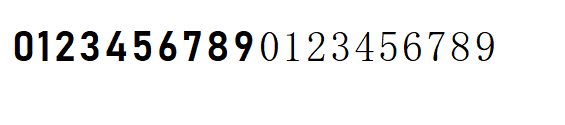
//> input picture 印刷体数字识别/model.png, 565 x 125 px
$ ./main   (built with g++ and OpenCV 4)
//> lines starting //> are read from the running program, lines starting //| are printed output that depends on the picture; after the words box and inside, x2 and y2 are one past the last pixel; in counts of white or black regions, pixels touching at a corner belong together; pictures that were not available may be replaced by others from this repository, and a replacement may not be noted
### 印刷体数字识别/picture.h
#pragma once
#include "model.h"

Mat getPicture();
void mouse_callback(int event, int x, int y, int, void*);

### 印刷体数字识别/model.h
#pragma once
#include <iostream>
#include <opencv2/core/core.hpp>
#include <opencv2/highgui/highgui.hpp>
#include <opencv2/imgproc/imgproc.hpp>
using namespace std;
using namespace cv;

void paintGrey(Mat &src, Mat &dst);
void towNum(Mat &src, Mat &dst, int thresh, int maxVul, bool flag = 0);
void makeModel();
int cutLeft(Mat& src, Mat& leftImg, Mat& rightImg);
int getColSum(Mat src, int col);
void cutTop(Mat& src, Mat& dstImg);
int getRowSum(Mat src, int row);

### 印刷体数字识别/picture.cpp
#include "picture.h"
#include "opencv.hpp"
#include <iostream>
using  namespace std;
using namespace cv;
// 全局变量
// 鼠标按键标志
bool ldown = false, lup = false;
// 原始图像
Mat src;
// 矩形起始点和终点坐标
Point corner1, corner2;
// 感兴趣区域
Rect box;
// 剪切后的图
Mat crop;
// 采集图像
Mat getPicture()
{

	int c;

	VideoCapture capture("“http://账号：密码@广域网IP：端口号”");//调用摄像头
	while (true)
	{
		capture.read(src);
		imshow("origion", src);
		c = waitKey(30);//延时
		if (c == 13)
		{
			capture.release();
			break;
		}
	}
	// [14 lines of commented-out code are left out]
	imshow("t", src);
	// 设置鼠标事件回调函数
	setMouseCallback("t", mouse_callback);
	while (char(waitKey(1)) != 13)
	{
	}
	paintGrey(crop, crop);
	towNum(crop, crop, 150, 255, 0);
	return crop;
}

// 鼠标事件回调函数
// [60 lines left out: function mouse_callback, not called in this run]

### 印刷体数字识别/model.cpp
#include "model.h"

//用于模板建立
void makeModel()
{
	//Mat src = imread("model.png", CV_LOAD_IMAGE_GRAYSCALE);
	//threshold(src, src, 100, 255, CV_THRESH_BINARY_INV);	// 二值化
	Mat src = imread("model.png");//读取模板
	paintGrey(src, src);//对模板进行灰度化处理
	//imshow("grey", src);
	towNum(src, src, 150, 255, 0);//二值化
	//imshow("tow", src);//显示图像
	imwrite("tow.jpg", src);
	for (int i = 0; i <20; i++)
	{
		char fileName[21];
		Mat rImg, dst;
		cutLeft(src, dst, rImg);
		sprintf_s(fileName, "%d.png", i);//生成0~19.png
		imwrite(fileName, dst);//
		src = rImg;
	}
}

// 二值化
void towNum(Mat &src, Mat &dst, int thresh, int maxVul, bool flag)
{
	Mat tmp = Mat(src.size(), CV_8U);//获取大小
	for (int i = 0; i < src.rows; i++)//行
	{
		for (int j = 0; j < src.cols; j++)//列
		{
			uchar num = src.at<uchar>(i, j);
			if (flag == 0)
			{
				if (num <= thresh)
					tmp.at<uchar>(i, j) = 255;
				else
					tmp.at<uchar>(i, j) = 0;
			}
			else
			{
				if (num <= thresh)
					tmp.at<uchar>(i, j) = 0;
				else
					tmp.at<uchar>(i, j) = 255;
			}
		}
	}
	dst = tmp;
}

// 灰度转换
void paintGrey(Mat &src, Mat &dst)
{
	Mat temp = Mat(src.size(), CV_8U);
	int row = src.rows;
	int col = src.cols;
	for (int i = 0; i < row; i++)
	{
		for (int j = 0; j < col; j++)
		{
			uchar b = src.at<Vec3b>(i, j)[0] * 0.144;
			uchar g = src.at<Vec3b>(i, j)[1] * 0.587;
			uchar r = src.at<Vec3b>(i, j)[2] * 0.299;
			temp.at<uchar>(i, j) = saturate_cast<uchar>(b + g + r);
			//防止溢出
			if ((b + g + r) > 255)
				temp.at<uchar>(i, j) = 255;
			else
				temp.at<uchar>(i, j) = b + g + r;
		}
	}
	dst = temp;
}

//切掉左右边空白和数字切割//行
int cutLeft(Mat& src, Mat& leftImg, Mat& rightImg)
{
	int left, right;
	left = 0;
	right = src.cols;//；列

	int i;
	for (i = 0; i < src.cols; i++)
	{
		int colValue = getColSum(src, i);
		if (colValue > 0)
		{
			left = i;
			break;
		}
	}
	if (left == 0)
		return 1;
	for (; i < src.cols; i++)
	{
		int colValue = getColSum(src, i);
		if (colValue == 0)
		{
			right = i;
			break;
		}
	}
	int width = right - left;
	Rect rect(left, 0, width, src.rows);
	leftImg = src(rect).clone();//

	Rect rectRight(right, 0, src.cols - right, src.rows);//下x，y坐标长宽
	rightImg = src(rectRight).clone();

	cutTop(leftImg, leftImg);
	return 0;
}

//统计所有列的二值总和
int getColSum(Mat src, int col)
{
	int sum = 0;
	int height = src.rows;
	int width = src.cols;
	for (int i = 0; i < height; i++)
	{
		sum = sum + src.at<uchar>(i, col);
	}
	return sum;
}

//切掉图片的上下空白
void cutTop(Mat& src, Mat& dstImg)
{
	int top, bottom;
	top = 0;
	bottom = src.rows;

	int i;
	for (i = 0; i < src.rows; i++)
	{
		int colValue = getRowSum(src, i);
		if (colValue > 0)
		{
			top = i;//统计高度
			break;
		}
	}
	for (; i < src.rows; i++)
	{
		int colValue = getRowSum(src, i);
		if (colValue == 0)
		{
			bottom = i;
			break;
		}
	}
	int height = bottom - top;
	Rect rect(0, top, src.cols, height);
	dstImg = src(rect).clone();
}

int getRowSum(Mat src, int row)//统计所有行的总和
{
	int sum = 0;
	int height = src.rows;
	int width = src.cols;
	for (int i = 0; i < width; i++)
	{
		sum = sum + src.at<uchar>(row, i);
	}
	return sum;
}

### main.cpp
#include "model.h"
#include "picture.h"
extern Mat crop;
// [83 lines left out: functions getPXSum, my_abs, getSubtract, not called in this run]

int main()
{
	// 建模板
	makeModel();
//> in makeModel, src is the input picture: 125 rows x 565 cols, CV_8UC3; mean B, G, R 240.4, 240.4, 240.4
//> after the loop in paintGrey, `for (int i = 0; i < row; i++)`:
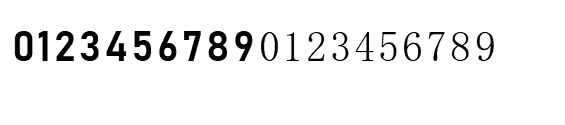
//> temp: 125 rows x 565 cols, CV_8UC1; min 0, max 255, mean 240.5
//> after the loop in towNum, `for (int i = 0; i < src.rows; i++)`:
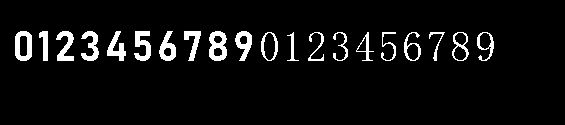
//> tmp: 125 rows x 565 cols, CV_8UC1; 5.9% white; 20 white regions, largest, box (x1, y1, x2, y2) and area: (209, 31, 227, 61) 354, (15, 31, 32, 61) 328, (134, 31, 151, 61) 304
//> the loop in makeModel, `for (int i = 0; i <20; i++)` made 20 passes
//> pass 1, in cutLeft, `rightImg = src(rectRight).clone();`:
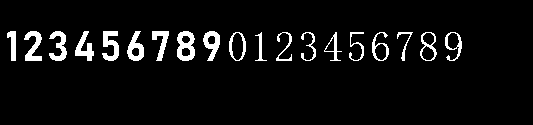
//> rightImg: 125 rows x 533 cols, CV_8UC1; 5.7% white; 19 white regions, largest, box (x1, y1, x2, y2) and area: (177, 31, 195, 61) 354, (102, 31, 119, 61) 304, (24, 31, 42, 61) 287
//> pass 2, in cutLeft (call 2), `rightImg = src(rectRight).clone();`:
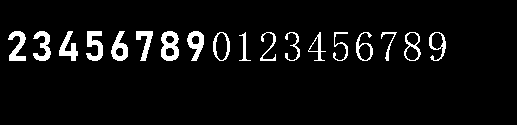
//> rightImg: 125 rows x 517 cols, CV_8UC1; 5.6% white; 18 white regions, largest, box (x1, y1, x2, y2) and area: (161, 31, 179, 61) 354, (86, 31, 103, 61) 304, (8, 31, 26, 61) 287
//> pass 3, in cutLeft (call 3), `rightImg = src(rectRight).clone();`:
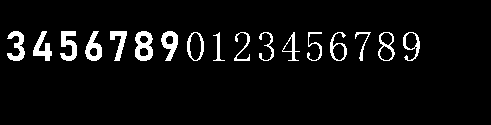
//> rightImg: 125 rows x 491 cols, CV_8UC1; 5.5% white; 17 white regions, largest, box (x1, y1, x2, y2) and area: (135, 31, 153, 61) 354, (60, 31, 77, 61) 304, (7, 31, 25, 61) 275
//> after the loop in makeModel, `for (int i = 0; i <20; i++)`: src: 125 rows x 71 cols, CV_8UC1; every value is 0


	//用于识别
	Mat src = imread("test.png", CV_LOAD_IMAGE_GRAYSCALE);
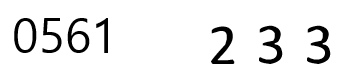
//> input picture 印刷体数字识别/test.png, 341 x 83 px
//> src is the input picture: 83 rows x 341 cols, CV_8UC1; min 0, max 255, mean 236.9
	Mat test = getPicture();
//> the 'q' key is pressed
//> the 'q' key is pressed
//> the Esc key is pressed
	while (char(waitKey(0))!='q')//无返回值，必须有按键
	{
//> the 'q' key is pressed
		imshow("test", test);//
		Mat leftImg, rightImg;
		int res = cutLeft(test, leftImg, rightImg);//切割
		while (res == 0)//切割完成后
		{
			Mat srcTmp = rightImg;
			getSubtract(leftImg, 19 );
			res = cutLeft(srcTmp, leftImg, rightImg);
		}

		while (char(waitKey(1)) != 13)
		{
		}
		paintGrey(crop, crop);
		imshow("crop", crop);
		towNum(crop, crop, 150, 255, 0);
		test = crop;
	}
	waitKey(0);
	return 0;
}
